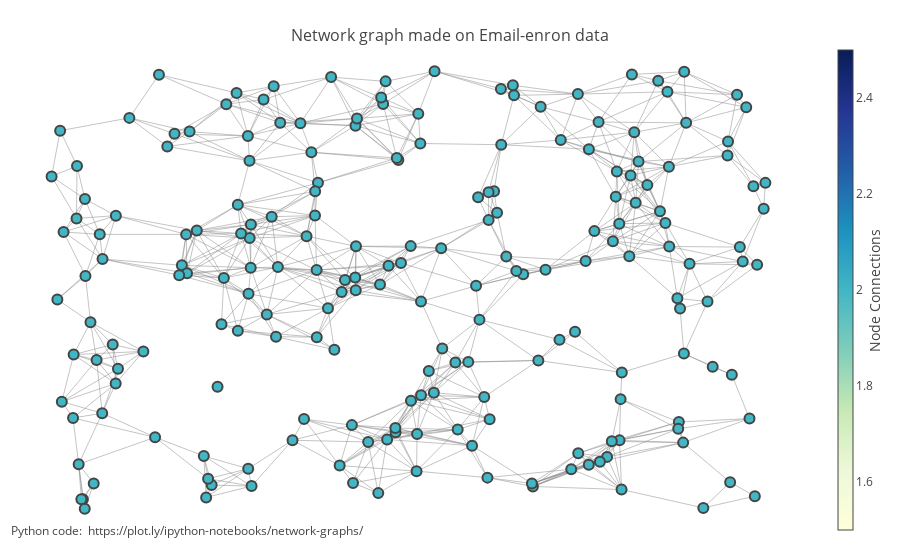

Notebook code for this chart:
### Code cell
fig = Figure(data=Data([edge_trace, node_trace]),
             layout=Layout(
                title='<br>Network graph made on Email-enron data',
                titlefont=dict(size=16),
                showlegend=False,
                hovermode='closest',
                margin=dict(b=20,l=5,r=5,t=40),
                annotations=[ dict(
                    text="Python code: <a href='https://plot.ly/ipython-notebooks/network-graphs/'> https://plot.ly/ipython-notebooks/network-graphs/</a>",
                    showarrow=False,
                    xref="paper", yref="paper",
                    x=0.005, y=-0.002 ) ],
                xaxis=XAxis(showgrid=False, zeroline=False, showticklabels=False),
                yaxis=YAxis(showgrid=False, zeroline=False, showticklabels=False)))

#py.iplot(fig, filename='networkx')
#fig = go.Figure(data=data)
#plotly.offline.plot(fig, filename='bar')
iplot(fig)

### Figure 1 — Plotly figure (JSON) as saved in the notebook; plotly's stock layout.template omitted (floating-point values rounded to 4 significant figures; data arrays with more than 128 entries replaced by an {"elided": "..."} marker saying what was removed)
{"data": [{"hoverinfo": "none", "line": {"color": "#888", "width": 0.5}, "mode": "lines", "type": "scatter", "x": {"elided": "2478 float values"}, "y": {"elided": "2478 float values"}}, {"hoverinfo": "text", "marker": {"color": {"elided": "200 int values"}, "colorbar": {"thickness": 15, "title": "Node Connections", "titleside": "right", "xanchor": "left"}, "colorscale": "YIGnBu", "line": {"width": 2}, "reversescale": true, "showscale": true, "size": 10}, "mode": "markers", "text": {"elided": "200 str values"}, "type": "scatter", "x": {"elided": "200 float values"}, "y": {"elided": "200 float values"}}], "layout": {"annotations": [{"showarrow": false, "text": "Python code: <a href='https://plot.ly/ipython-notebooks/network-graphs/'> https://plot.ly/ipython-notebooks/network-graphs/</a>", "x": 0.005, "xref": "paper", "y": -0.002, "yref": "paper"}], "hovermode": "closest", "margin": {"b": 20, "l": 5, "r": 5, "t": 40}, "showlegend": false, "title": "<br>Network graph made on Email-enron data", "titlefont": {"size": 16}, "xaxis": {"showgrid": false, "showticklabels": false, "zeroline": false}, "yaxis": {"showgrid": false, "showticklabels": false, "zeroline": false}}}
